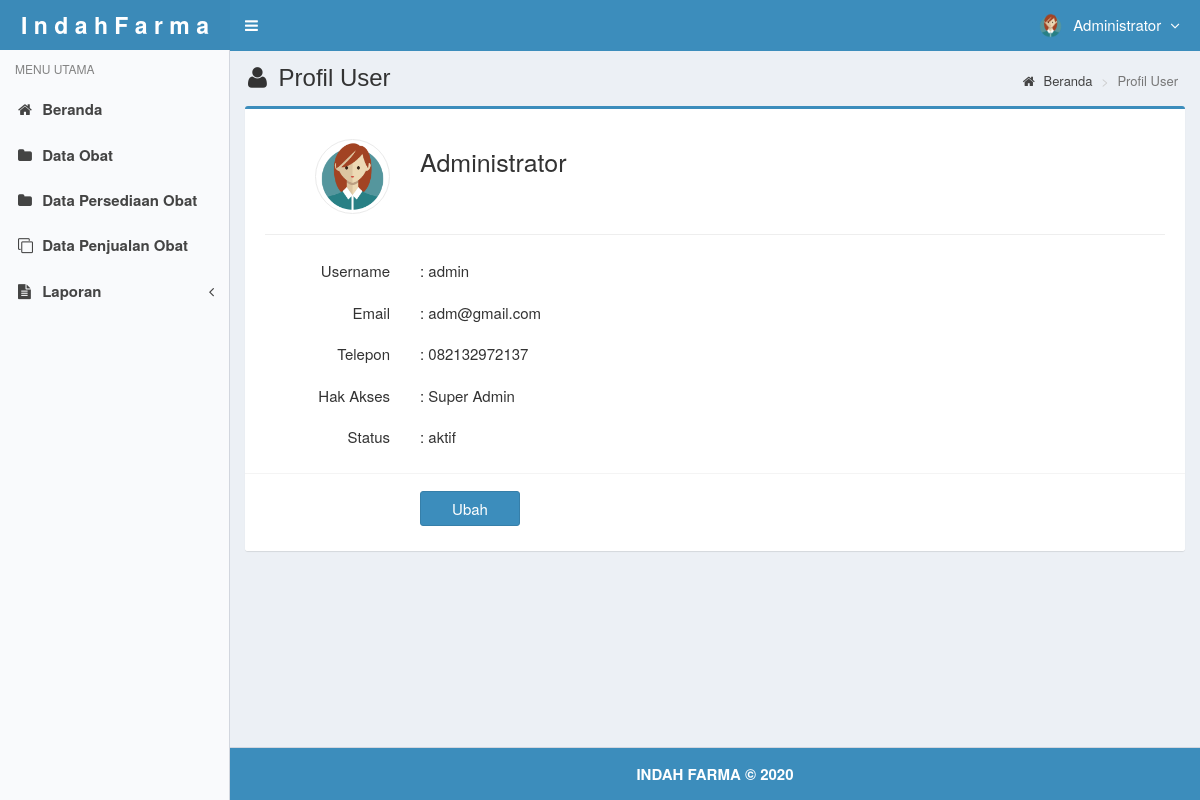
The app's page /main.php?module=profil (signed in) with its own data.
### tables this page shows
CREATE TABLE `users` (
  `id_user` int(3) NOT NULL,
  `username` varchar(50) NOT NULL,
  `nama_user` varchar(50) NOT NULL,
  `password` varchar(50) NOT NULL,
  `email` varchar(50) DEFAULT NULL,
  `telepon` varchar(13) DEFAULT NULL,
  `foto` varchar(100) DEFAULT NULL,
  `hak_akses` enum('Super Admin','EndUser') NOT NULL,
  `status` enum('aktif','blokir') NOT NULL DEFAULT 'aktif',
  `created_at` timestamp NOT NULL DEFAULT current_timestamp(),
  `updated_at` timestamp NOT NULL DEFAULT current_timestamp() ON UPDATE current_timestamp()
);

### modules/profil/view.php (the view, shortened to what this page needs)
<?php
if (isset($_SESSION['id_user'])) {
  $query = mysqli_query($mysqli, "SELECT * FROM users WHERE id_user='$_SESSION[id_user]'")
                                  or die('Ada kesalahan pada query tampil data user : '.mysqli_error($mysqli));
  $data  = mysqli_fetch_assoc($query);
}
?>
<section class="content-header">
  <h1>
    <i class="fa fa-user icon-title"></i> Profil User
  </h1>
  <ol class="breadcrumb">
    <li><a href="?module=beranda"><i class="fa fa-home"></i> Beranda</a></li>
    <li class="active">Profil User</li>
  </ol>
</section>
<section class="content">
  <div class="row">
    <div class="col-md-12">
      <div class="box box-primary">
        <form role="form" class="form-horizontal" method="POST" action="?module=form_profil" enctype="multipart/form-data">
          <div class="box-body">
            <div class="form-group">
              <label class="col-sm-2 control-label">
              <?php
              if ($data['foto']=="") { ?>
                <img style="border:1px solid #eaeaea;border-radius:50px;" src="images/user/user-default.png" width="75">
              <?php
              }
              else { ?>
                <img style="border:1px solid #eaeaea;border-radius:50px;" src="images/user/<?php echo $data['foto']; ?>" width="75">
              <?php
              }
              ?>
              </label>
              <label style="font-size:25px;margin-top:10px;" class="col-sm-8"><?php echo $data['nama_user']; ?></label>
            </div>
            <hr>
            <div class="form-group">
              <label class="col-sm-2 control-label">Username</label>
              <label style="text-align:left" class="col-sm-8 control-label">: <?php echo $data['username']; ?></label>
            </div>
            <div class="form-group">
              <label class="col-sm-2 control-label">Email</label>
              <label style="text-align:left" class="col-sm-8 control-label">: <?php echo $data['email']; ?></label>
            </div>
            <div class="form-group">
              <label class="col-sm-2 control-label">Telepon</label>
              <label style="text-align:left" class="col-sm-8 control-label">: <?php echo $data['telepon']; ?></label>
            </div>
            <div class="form-group">
              <label class="col-sm-2 control-label">Hak Akses</label>
              <label style="text-align:left" class="col-sm-8 control-label">: <?php echo $data['hak_akses']; ?></label>
            </div>
            <div class="form-group">
              <label class="col-sm-2 control-label">Status</label>
              <label style="text-align:left" class="col-sm-8 control-label">: <?php echo $data['status']; ?></label>
            </div>
          </div>
          <div class="box-footer">
            <div class="form-group">
              <div class="col-sm-offset-2 col-sm-10">
                <input type="submit" class="btn btn-primary btn-submit" name="ubah" value="Ubah">
              </div>
            </div>
          </div>
        </form>
      </div>
    </div>
  </div>
</section><!-- /.content

### top-menu.php (shortened to what this page needs)
<?php
require_once "config/database.php";
$query = mysqli_query($mysqli, "SELECT id_user, nama_user, foto, hak_akses FROM users WHERE id_user='$_SESSION[id_user]'")
                                or die('Ada kesalahan pada query tampil Manajemen User: '.mysqli_error($mysqli));
$data = mysqli_fetch_assoc($query);
?>
<li class="dropdown user user-menu">
  <a href="#" class="dropdown-toggle" data-toggle="dropdown">
  <?php
  if ($data['foto']=="") { ?>
    <img src="images/user/user-default.png" class="user-image" alt="User Image"/>
  <?php
  }
  else { ?>
    <img src="images/user/<?php echo $data['foto']; ?>" class="user-image" alt="User Image"/>
  <?php
  }
  ?>
    <span class="hidden-xs"><?php echo $data['nama_user']; ?> <i style="margin-left:5px" class="fa fa-angle-down"></i></span>
  </a>
</li>

### assets/css/style.css (style rules this page uses)
.form-horizontal .control-label { margin-bottom: 0; padding-top: 5px; text-align: right; }
label { display: inline-block; font-size: 15px; font-weight: 400; margin-bottom: 5px; max-width: 100%; }
.content-header { padding: 15px 18px 0; position: relative; }
.content-header > .breadcrumb { background: transparent none repeat scroll 0 0; border-radius: 2px; float: right; font-size: 13px; margin-bottom: 0; margin-top: 0; padding: 7px 12px; position: absolute; right: 10px; top: 15px; }
.btn-submit { width: 100px; margin-top: 7px; margin-right: 10px; font-size: 15px; }
.icon-title { margin-right: 5px; }
body { background-color: #fff; color: #333; font-size: 15px; line-height: 1.42857; }

### records on screen
users: foto (picture), nama_user "Administrator", username "admin", email "adm@gmail.com", telepon "082132972137", hak_akses "Super Admin", status "aktif"
